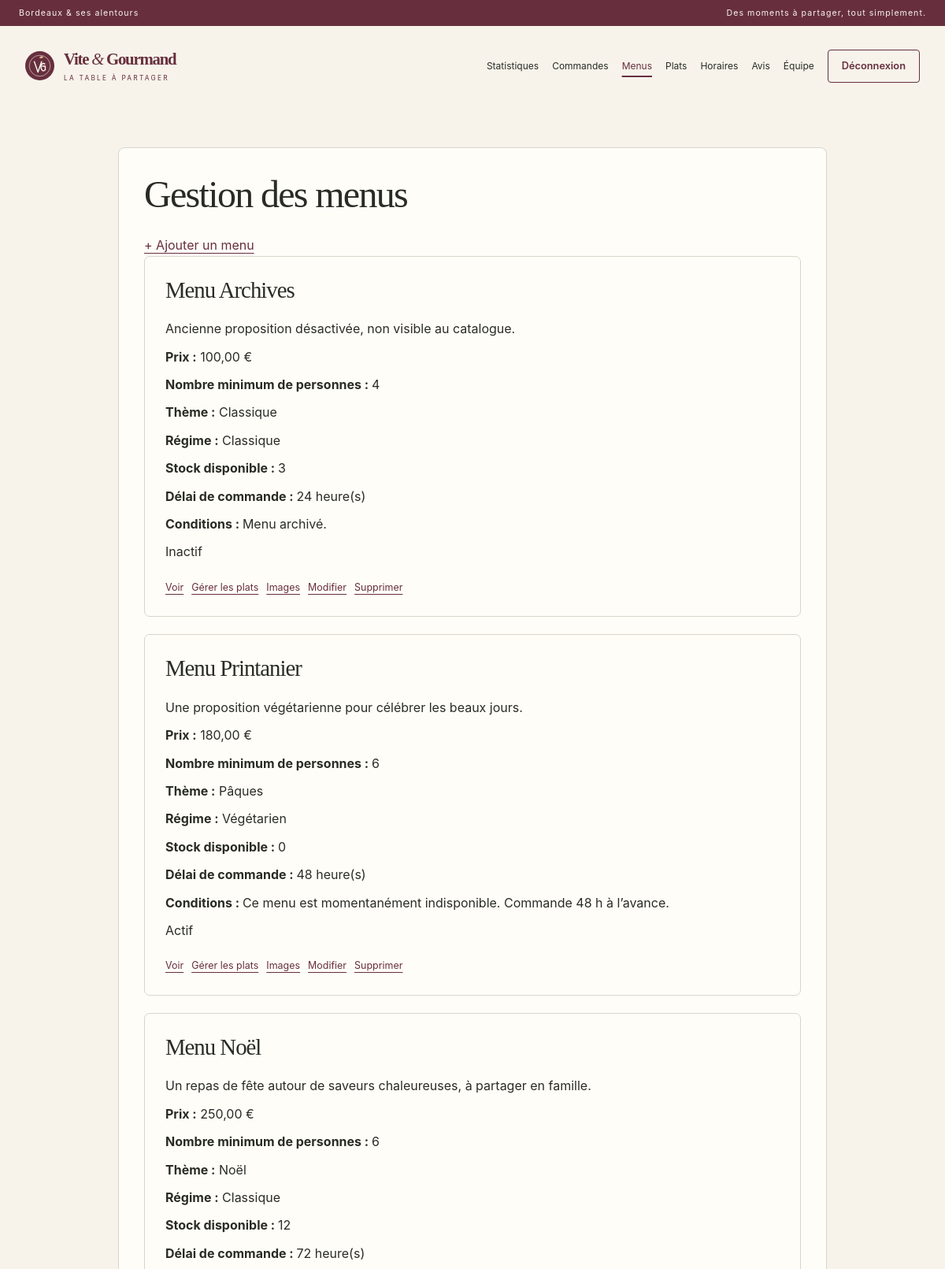
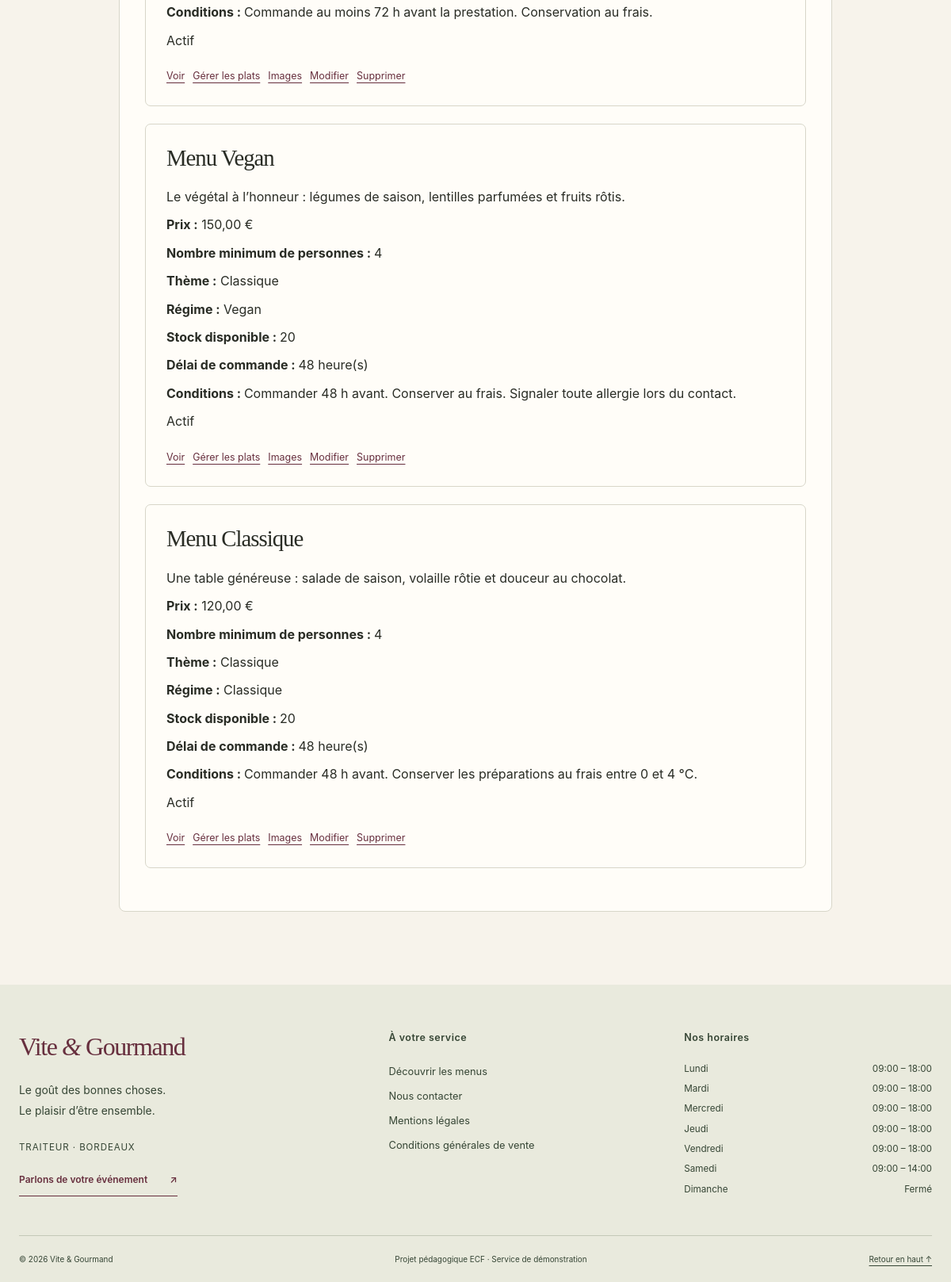
The page /admin-menus.php (signed in) on the database its author committed (2 pictures, top to bottom).
### tables this page shows
CREATE TABLE `menus` (
    `id` INT NOT NULL AUTO_INCREMENT,
    `titre` VARCHAR(255) NOT NULL,
    `description` TEXT NOT NULL,
    `prix` DECIMAL(10,2) NOT NULL,
    `nb_personnes_min` INT NOT NULL,

    `theme` VARCHAR(100) DEFAULT NULL,
    `regime` VARCHAR(100) DEFAULT NULL,

    `stock_disponible` INT NOT NULL DEFAULT 0,

    `conditions_menu` TEXT DEFAULT NULL,
    `delai_commande_heures` INT DEFAULT NULL,

    `actif` TINYINT(1) NOT NULL DEFAULT 1,

    PRIMARY KEY (`id`)
);

CREATE TABLE `horaires` (
    `id` INT NOT NULL AUTO_INCREMENT,
    `jour` VARCHAR(20) NOT NULL,
    `heure_ouverture` TIME DEFAULT NULL,
    `heure_fermeture` TIME DEFAULT NULL,
    `ferme` TINYINT(1) NOT NULL DEFAULT 0,

    PRIMARY KEY (`id`),
    UNIQUE KEY `jour` (`jour`)
);

### Config/security.php (called while the page is built, shortened)
<?php
function e(mixed $value): string
{
    return htmlspecialchars((string) $value, ENT_QUOTES | ENT_SUBSTITUTE, 'UTF-8');
}

### Public/admin-menus.php (the view, shortened to what this page needs)
<?php
require_once __DIR__ . '/../Config/database.php';
$sql = '
    SELECT *
    FROM menus
    ORDER BY id DESC
';
$stmt = $pdo->prepare($sql);
$stmt->execute();
$menus = $stmt->fetchAll(PDO::FETCH_ASSOC);
?>
<?php require_once __DIR__ . '/../Templates/layout.php';
renderHeader('Gestion des menus'); ?>
<section class="content-panel">
    <h1>
        Gestion des menus
    </h1>
    <div class="header-actions">
        <a
            class="bouton"
            href="ajouter-menu.php"
        >
            + Ajouter un menu
        </a>
    </div>
    <?php if (empty($menus)): ?>
        <p>
            Aucun menu enregistré.
        </p>
    <?php else: ?>
        <?php foreach ($menus as $menu): ?>
            <article class="menu">
                <h2>
                    <?= htmlspecialchars($menu['titre']) ?>
                </h2>
                <p>
                    <?= nl2br(htmlspecialchars($menu['description'])) ?>
                </p>
                <p>
                    <strong>Prix :</strong>
                    <?= number_format($menu['prix'], 2, ',', ' ') ?>
                    €
                </p>
                <p>
                    <strong>
                        Nombre minimum de personnes :
                    </strong>
                    <?= (int) $menu['nb_personnes_min'] ?>
                </p>
                <p>
                    <strong>Thème :</strong>
                    <?= htmlspecialchars($menu['theme']) ?>
                </p>
                <p>
                    <strong>Régime :</strong>
                    <?= htmlspecialchars($menu['regime']) ?>
                </p>
                <p>
                    <strong>
                        Stock disponible :
                    </strong>
                    <?= (int) $menu['stock_disponible'] ?>
                </p>
                <p>
                    <strong>
                        Délai de commande :
                    </strong>
                    <?= (int) $menu['delai_commande_heures'] ?>
                    heure(s)
                </p>
                <p>
                    <strong>
                        Conditions :
                    </strong>
                    <?= !empty($menu['conditions_menu']) ? htmlspecialchars($menu['conditions_menu']) : 'Aucune' ?>
                </p>
                <p>
                    <?php if ((int) $menu['actif'] === 1): ?>
                        <span class="statut-actif">
                            Actif
                        </span>
                    <?php else: ?>
                        <span class="statut-inactif">
                            Inactif
                        </span>
                    <?php endif; ?>
                </p>
                <div class="actions">
                    <a
                        href="menu.php?id=<?= (int) $menu['id'] ?>"
                    >
                        Voir
                    </a>
                    <a
                        class="plats"
                        href="gerer-menu-plats.php?id=<?= (int) $menu['id'] ?>"
                    >
                        Gérer les plats
                    </a>
                    <a href="gerer-menu-images.php?id=<?= (int) $menu['id'] ?>">Images</a>
                    <a
                        href="modifier-menu.php?id=<?= (int) $menu['id'] ?>"
                    >
                        Modifier
                    </a>
                    <a
                        class="supprimer"
                        href="supprimer-menu.php?id=<?= (int) $menu['id'] ?>"
                    >
                        Supprimer
                    </a>
                </div>
            </article>
        <?php endforeach; ?>
    <?php endif; ?>
</section>
<?php renderFooter($pdo); ?>

### Templates/layout.php (shortened to what this page needs)
<?php
require_once __DIR__ . '/../Config/security.php';
function renderHeader(string $title): void
{
    $role = $_SESSION['role'] ?? '';
    $staff = in_array($role, ['admin', 'employe'], true);
    $links = $staff
        ? ['admin-commandes.php' => 'Commandes', 'admin-menus.php' => 'Menus', 'admin-plats.php' => 'Plats', 'admin-horaires.php' => 'Horaires', 'admin-avis.php' => 'Avis']
        : ['index.php' => 'Accueil', 'menus.php' => 'Nos menus'];
    if ($role === 'admin') {
        $links = ['admin-statistiques.php' => 'Statistiques'] + $links + ['admin-employes.php' => 'Équipe'];
    } elseif ($role === 'utilisateur') {
        $links += ['mes-commandes.php' => 'Mes commandes', 'mon-profil.php' => 'Mon profil'];
    }
    $current = basename($_SERVER['SCRIPT_NAME'] ?? '');
    ?>
<!DOCTYPE html>
<html lang="fr">
<head>
    <link rel="stylesheet" href="style.css?v=<?= filemtime(__DIR__ . '/../Public/style.css') ?>">
</head>
<body class="<?= $staff ? 'staff-page' : 'public-page' ?>">
<div class="announcement">
    <span>Bordeaux & ses alentours</span>
    <span>Des moments à partager, tout simplement.</span>
</div>
<header class="site-header">
    <a class="brand" href="index.php" aria-label="Vite et Gourmand, accueil">
        <img src="assets/images/embleme.svg" alt="" width="45" height="45">
        <span>Vite <i>&</i> Gourmand<small>LA TABLE À PARTAGER</small></span>
    </a>
    <nav id="main-navigation" class="navbar-links" aria-label="Navigation principale">
        <?php foreach ($links as $href => $label): ?>
            <a href="<?= e($href) ?>" <?= $current === $href ? 'aria-current="page"' : '' ?>><?= e($label) ?></a>
        <?php endforeach; ?>
        <?php if (isset($_SESSION['user_id'])): ?>
            <form method="post" action="logout.php" class="logout-form">
                <button class="nav-account" type="submit">Déconnexion</button>
            </form>
        <?php else: ?>
            <a class="nav-account" href="login.php" <?= $current === 'login.php' ? 'aria-current="page"' : '' ?>>Mon espace <span aria-hidden="true">↗</span></a>
        <?php endif; ?>
    </nav>
</header>
<main id="main-content" class="page-shell">
<?php
}
function renderFooter(PDO $pdo): void
{
    $rows = $pdo->query('SELECT jour, heure_ouverture, heure_fermeture, ferme FROM horaires')->fetchAll(PDO::FETCH_ASSOC);
    $horaires = [];
    foreach ($rows as $row) {
        $horaires[strtolower($row['jour'])] = $row;
    }
    ?>
</main>
<footer class="site-footer">
    <div class="footer-grid">
        <div class="footer-intro">
            <a class="footer-brand" href="index.php">Vite <i>&</i> Gourmand</a>
            <p>Le goût des bonnes choses.<br>Le plaisir d’être ensemble.</p>
            <p class="footer-location">Traiteur · Bordeaux</p>
            <a href="contact.php" class="text-link">Parlons de votre événement <span aria-hidden="true">↗</span></a>
        </div>
        <div>
            <h2>À votre service</h2>
            <ul class="footer-links">
                <li><a href="menus.php">Découvrir les menus</a></li>
                <li><a href="contact.php">Nous contacter</a></li>
                <li><a href="mentions-legales.php">Mentions légales</a></li>
                <li><a href="cgv.php">Conditions générales de vente</a></li>
            </ul>
        </div>
        <div>
            <h2>Nos horaires</h2>
            <dl class="opening-hours">
                <?php foreach (['Lundi', 'Mardi', 'Mercredi', 'Jeudi', 'Vendredi', 'Samedi', 'Dimanche'] as $jour): $h = $horaires[strtolower($jour)] ?? null; ?>
                    <div>
                        <dt><?= $jour ?></dt>
                        <dd>
                            <?php if (!$h): ?>
                                Non renseigné
                            <?php elseif ((int) $h['ferme'] === 1): ?>
                                Fermé
                            <?php else: ?>
                                <?= e(substr((string) $h['heure_ouverture'], 0, 5)) ?> – <?= e(substr((string) $h['heure_fermeture'], 0, 5)) ?>
                            <?php endif; ?>
                        </dd>
                    </div>
                <?php endforeach; ?>
            </dl>
        </div>
    </div>
    <div class="footer-bottom">
        <span>© <?= date('Y') ?> Vite & Gourmand</span>
        <span>Projet pédagogique ECF · Service de démonstration</span>
        <a href="#main-content">Retour en haut ↑</a>
    </div>
</footer>
</body>
</html>
<?php
}

### rows shown on the page
menus: titre "Menu Archives", description "Ancienne proposition désactivée, non visible au catalogue.", prix "100,00", nb_personnes_min "4", theme "Classique", regime "Classique", stock_disponible "3", delai_commande_heures "24", conditions_menu "Menu archivé.", actif "Inactif"
menus: titre "Menu Printanier", description "Une proposition végétarienne pour célébrer les beaux jours.", prix "180,00", nb_personnes_min "6", theme "Pâques", regime "Végétarien", stock_disponible "0", delai_commande_heures "48", conditions_menu "Ce menu est momentanément indisponible. Commande 48 h à l’avance.", actif "Actif"
menus: titre "Menu Noël", description "Un repas de fête autour de saveurs chaleureuses, à partager en famille.", prix "250,00", nb_personnes_min "6", theme "Noël", regime "Classique", stock_disponible "12", delai_commande_heures "72", conditions_menu "Commande au moins 72 h avant la prestation. Conservation au frais.", actif "Actif"
menus: titre "Menu Vegan", description "Le végétal à l’honneur : légumes de saison, lentilles parfumées et fruits rôtis.", prix "150,00", nb_personnes_min "4", theme "Classique", regime "Vegan", stock_disponible "20", delai_commande_heures "48", conditions_menu "Commander 48 h avant. Conserver au frais. Signaler toute allergie lors du contact.", actif "Actif"
menus: titre "Menu Classique", description "Une table généreuse : salade de saison, volaille rôtie et douceur au chocolat.", prix "120,00", nb_personnes_min "4", theme "Classique", regime "Classique", stock_disponible "20", delai_commande_heures "48", conditions_menu "Commander 48 h avant. Conserver les préparations au frais entre 0 et 4 °C.", actif "Actif"
horaires: jour "Lundi", heure_ouverture "09:00", heure_fermeture "18:00"
horaires: jour "Mardi", heure_ouverture "09:00", heure_fermeture "18:00"
horaires: jour "Mercredi", heure_ouverture "09:00", heure_fermeture "18:00"
horaires: jour "Jeudi", heure_ouverture "09:00", heure_fermeture "18:00"
horaires: jour "Vendredi", heure_ouverture "09:00", heure_fermeture "18:00"
horaires: jour "Samedi", heure_ouverture "09:00", heure_fermeture "14:00"

### other values the page prints
$label "Statistiques"
$label "Commandes"
$label "Menus"
$label "Plats"
$label "Horaires"
$label "Avis"
$label "Équipe"
$jour "Dimanche"
